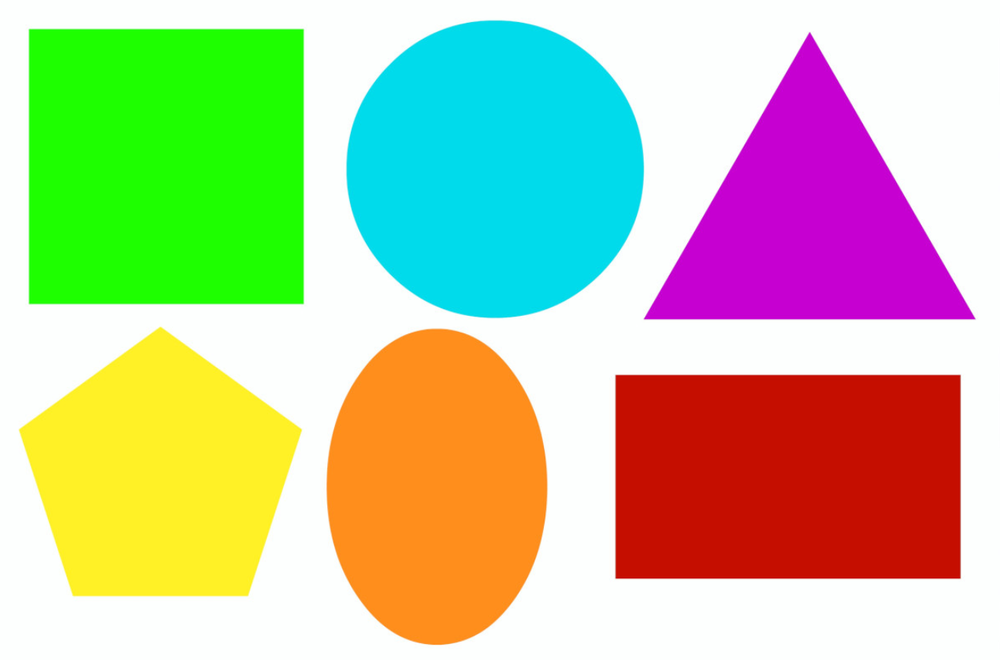
#> input picture shapes.png, 1000 x 660 px, shrunk from 1311 x 865 before the run
$ jupyter execute contour.ipynb
#> lines starting #> are read from the running program, lines starting #| are printed output that depends on the picture; after the words box and inside, x2 and y2 are one past the last pixel; in counts of white or black regions, pixels touching at a corner belong together
[cell 1]
import cv2
import matplotlib.pyplot as plt

[cell 2]
image = cv2.imread("./shapes.png")
#> image is the input picture: shape (660, 1000, 3); mean B, G, R 156.5, 196.5, 191.1

image_rgb = cv2.cvtColor(image, cv2.COLOR_BGR2RGB)
image_gray=  cv2.cvtColor(image,cv2.COLOR_BGR2GRAY)
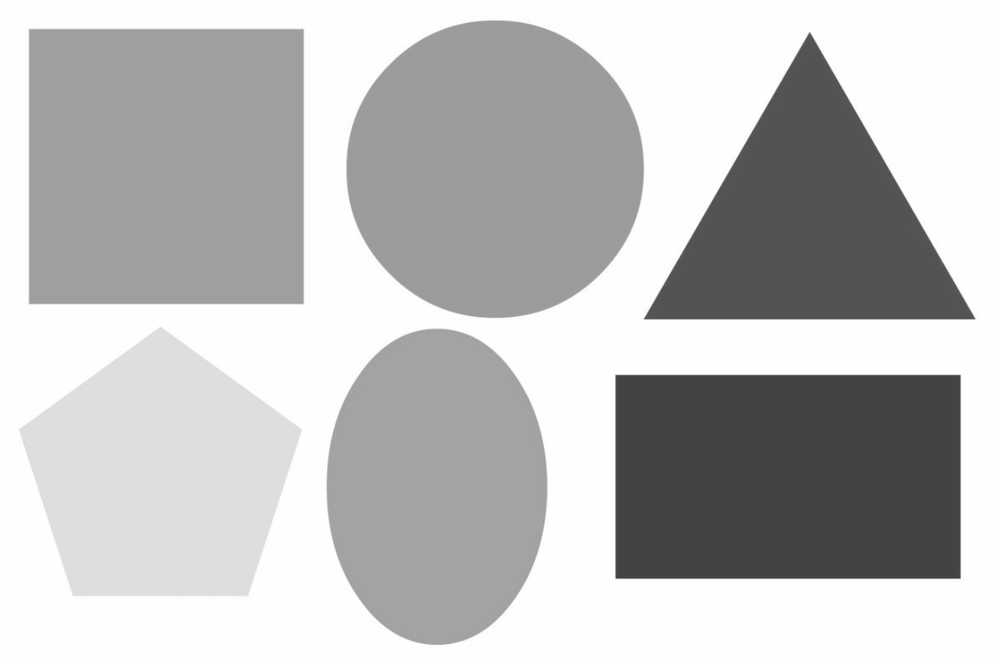
#> image_gray: shape (660, 1000); min 58, max 255, mean 190.2

[cell 3]
plt.imshow(image_rgb)

[cell 4]
gray = cv2.Canny(image_gray,100,150) #expect gray image
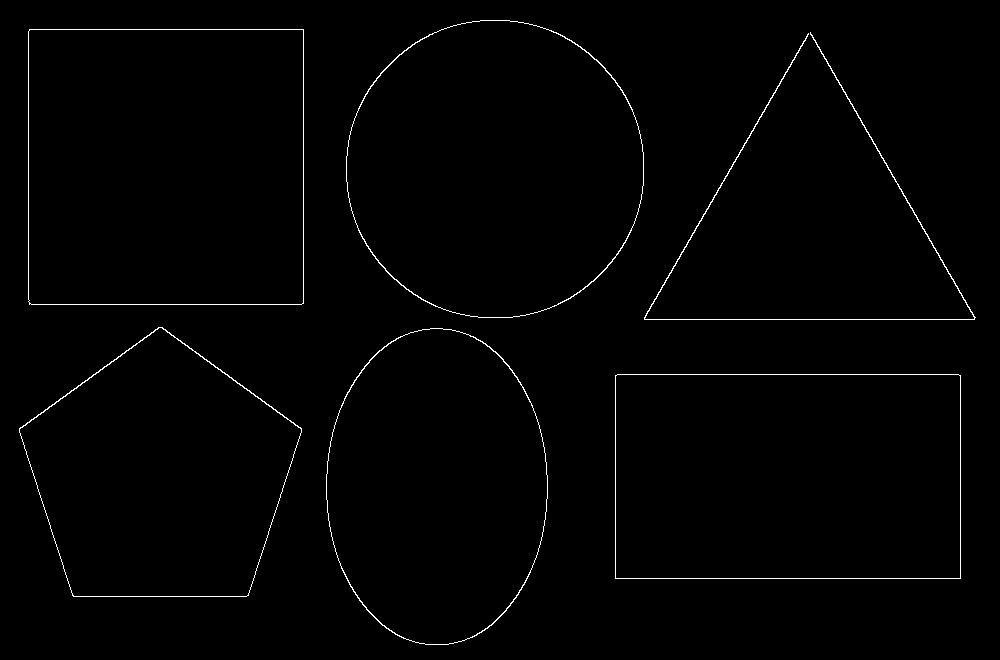
#> gray: shape (660, 1000); 0.98% white in thin lines or dots
plt.imshow(gray,cmap = 'grey')

[cell 5]
contours, hierarchy = cv2.findContours(gray,cv2.RETR_LIST,cv2.CHAIN_APPROX_SIMPLE)
#> contours = 11 contours; largest, box (x1, y1, x2, y2) and area: (28, 29, 304, 305) 75618, (28, 29, 304, 305) 75615, (615, 374, 961, 579) 70377, (615, 374, 961, 579) 70375, (346, 20, 644, 318) 69798
#mode - hierarchy relationship between contours
#meathod - contours points are stored

contour_image = image.copy()
cv2.drawContours(contour_image,contours,-1,(0,255,0),5)
#> contour_image: shape (660, 1000, 3); 6.12% of pixels changed, all inside (x1, y1, x2, y2) = (16, 17, 979, 648)

plt.figure(figsize= (10,5))
plt.subplot(1,3,1)
plt.imshow(cv2.cvtColor(image,cv2.COLOR_BGR2RGB))
plt.title("Original Image")

plt.subplot(1,3,2)
plt.imshow(gray,cmap= 'grey')
plt.title("maks")

plt.subplot(1,3,3)
plt.imshow(cv2.cvtColor(contour_image,cv2.COLOR_BGR2RGB))
plt.title("Contours image")

plt.show()

[cell 6]
#Using threshold meathod
retval,binary = cv2.threshold(image_gray,240,255,cv2.THRESH_BINARY) #expect gray image
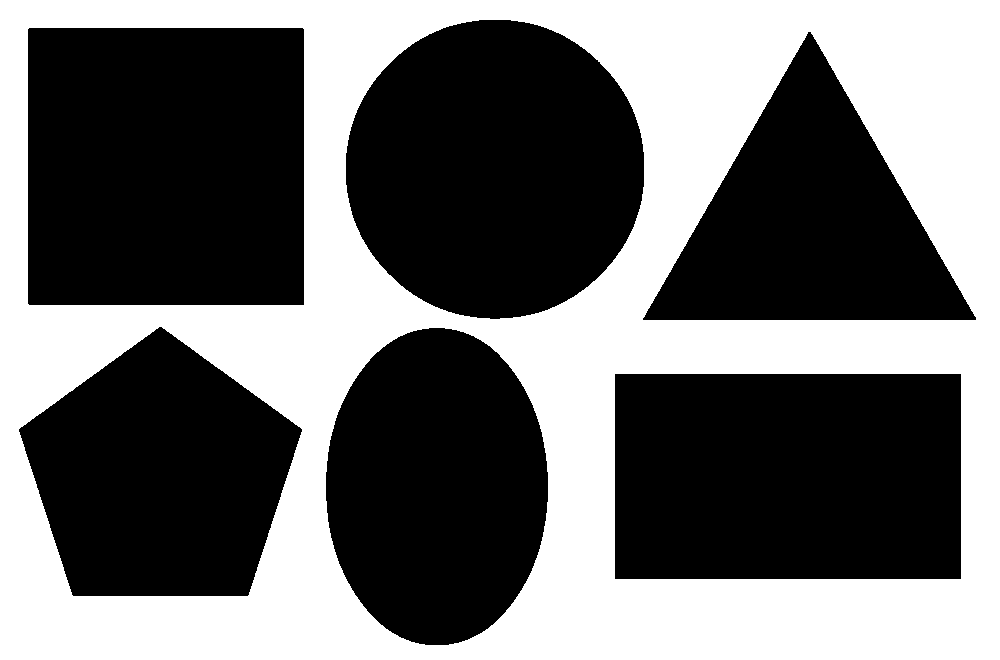
#> binary: shape (660, 1000); 43.3% white; 1 white region

contours, hierarchy = cv2.findContours(binary,cv2.RETR_LIST,cv2.CHAIN_APPROX_SIMPLE)
#> contours = 7 contours; box (x1, y1, x2, y2) and area: (0, 0, 1000, 660) 658341, (27, 27, 305, 306) 77000, (614, 373, 962, 580) 71480, (345, 19, 645, 320) 70665, (325, 327, 549, 646) 55840, (18, 326, 303, 597) 53223, (642, 31, 977, 321) 48892
#mode - hierarchy relationship between contours
#meathod - contours points are stored

contour_image = image.copy()
cv2.drawContours(contour_image,contours,-1,(0,255,0),5)
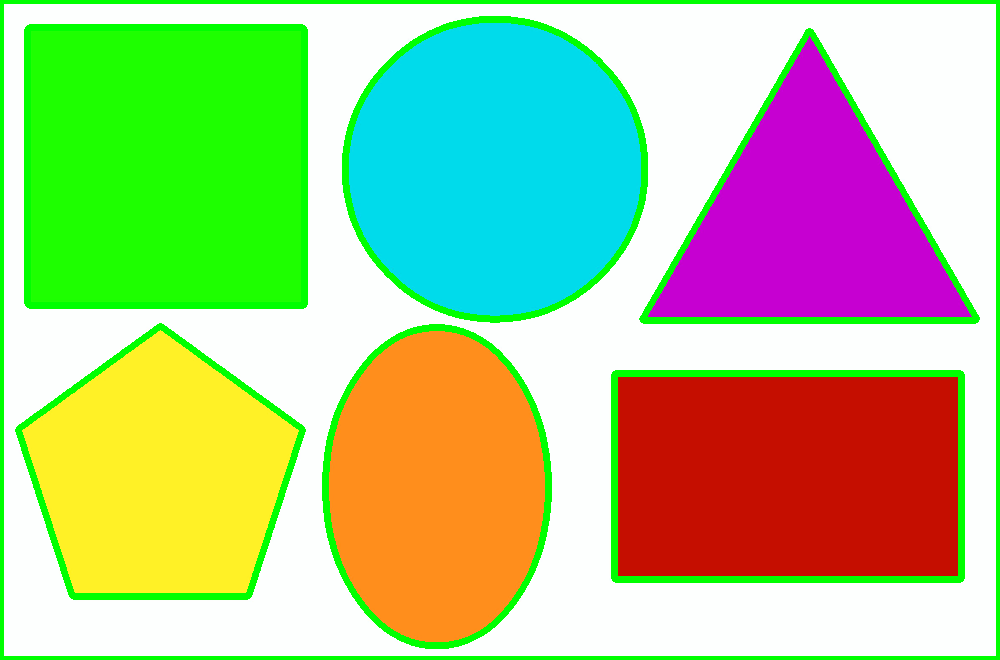
#> contour_image: shape (660, 1000, 3); 8.02% of pixels changed, all inside (x1, y1, x2, y2) = (0, 0, 1000, 660)

plt.figure(figsize= (10,5))
plt.subplot(1,3,1)
plt.imshow(cv2.cvtColor(image,cv2.COLOR_BGR2RGB))
plt.title("Original Image")

plt.subplot(1,3,2)
plt.imshow(binary,cmap= 'grey')
plt.title("maks")

plt.subplot(1,3,3)
plt.imshow(cv2.cvtColor(contour_image,cv2.COLOR_BGR2RGB))
plt.title("Contours image")

plt.show()

[cell 7]
#Using inrange meathod
import numpy as np
lower_bound = np.array([0,0,0], dtype = np.uint8)
upper_bound = np.array([160,185,255], dtype = np.uint8)

image_rgb = cv2.cvtColor(image,cv2.COLOR_BGR2RGB)
image_hsv = cv2.cvtColor(image,cv2.COLOR_BGR2HSV)
#> image_hsv: shape (660, 1000, 3); mean H, S, V 63, 138.6, 243.3
mask = cv2.inRange(image_hsv,lower_bound,upper_bound)
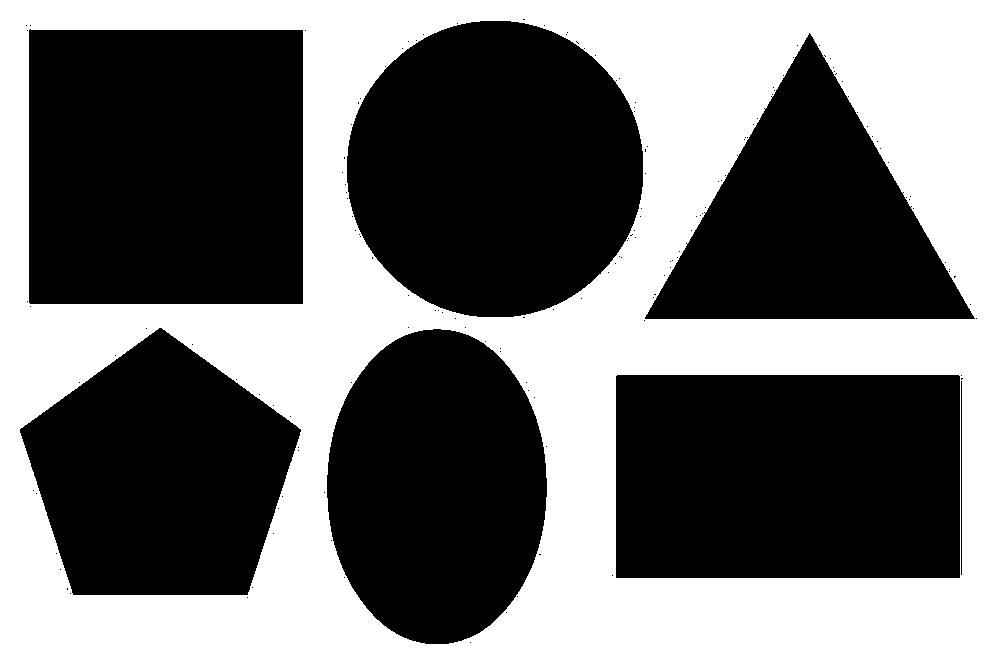
#> mask: shape (660, 1000); 44.2% white; 1 white region

plt.imshow(mask,cmap='grey')
contours, hierarchy = cv2.findContours(mask,cv2.RETR_LIST,cv2.CHAIN_APPROX_SIMPLE)
#> contours = 172 contours, 164 with area under 20; largest, box (x1, y1, x2, y2) and area: (0, 0, 1000, 660) 658341, (28, 28, 304, 305) 75622, (615, 374, 961, 579) 70375, (346, 20, 644, 318) 69686, (326, 328, 548, 645) 54864, (19, 327, 302, 596) 52484, (644, 32, 976, 320) 47772, (960, 380, 963, 576) 388
#mode - hierarchy relationship between contours
#meathod - contours points are stored

contour_image = image.copy()
cv2.drawContours(contour_image,contours,-1,(0,255,0),5) # -1 for filling at last

plt.figure(figsize= (10,5))
plt.subplot(1,3,1)
plt.imshow(cv2.cvtColor(image,cv2.COLOR_BGR2RGB))
plt.title("Original Image")

plt.subplot(1,3,2)
plt.imshow(binary,cmap= 'grey')
plt.title("maks")

plt.subplot(1,3,3)
plt.imshow(cv2.cvtColor(contour_image,cv2.COLOR_BGR2RGB))
plt.title("Contours image")

plt.show()

[cell 8]
#Using inrange meathod
import numpy as np
lower_bound = np.array([240], dtype = np.uint8)
upper_bound = np.array([255], dtype = np.uint8)

image_rgb = cv2.cvtColor(image,cv2.COLOR_BGR2RGB)
image_hsv = cv2.cvtColor(image,cv2.COLOR_BGR2HSV)
image_gray = cv2.cvtColor(image,cv2.COLOR_BGR2GRAY)
mask = cv2.inRange(image_gray,lower_bound,upper_bound)
#> mask: shape (660, 1000); 43.3% white; 1 white region

plt.imshow(mask,cmap='grey')
contours, hierarchy = cv2.findContours(mask,cv2.RETR_LIST,cv2.CHAIN_APPROX_SIMPLE)
#> contours = 7 contours; box (x1, y1, x2, y2) and area: (0, 0, 1000, 660) 658341, (27, 27, 305, 306) 77000, (614, 373, 962, 580) 71480, (345, 19, 645, 320) 70628, (325, 327, 549, 646) 55820, (18, 326, 303, 597) 53191, (642, 31, 977, 321) 48881
#mode - hierarchy relationship between contours
#meathod - contours points are stored

contour_image = image.copy()
cv2.drawContours(contour_image,contours,-1,(0,255,0),5) # -1 for filling at last

plt.figure(figsize= (10,5))
plt.subplot(1,3,1)
plt.imshow(image_gray, cmap = 'grey')
plt.title("Original Image")

plt.subplot(1,3,2)
plt.imshow(mask,cmap= 'grey')
plt.title("maks")

plt.subplot(1,3,3)
plt.imshow(cv2.cvtColor(contour_image,cv2.COLOR_BGR2RGB))
plt.title("Contours image")

plt.show()
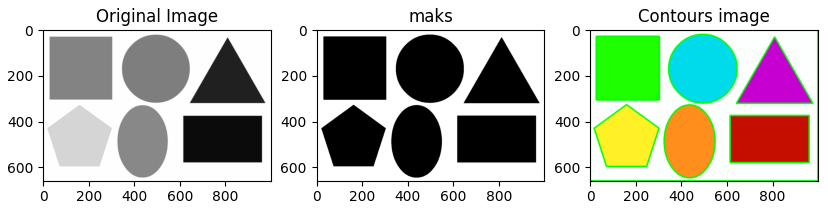
#> figure drawn by matplotlib, 3 panels

[cell 9]
#Using inrange meathod
import numpy as np
lower_bound = np.array([240], dtype = np.uint8)
upper_bound = np.array([255], dtype = np.uint8)

image_rgb = cv2.cvtColor(image,cv2.COLOR_BGR2RGB)
image_hsv = cv2.cvtColor(image,cv2.COLOR_BGR2HSV)
image_gray = cv2.cvtColor(image,cv2.COLOR_BGR2GRAY)
mask = cv2.inRange(image_gray,lower_bound,upper_bound)

plt.imshow(mask,cmap='grey')
contours, hierarchy = cv2.findContours(mask,cv2.RETR_LIST,cv2.CHAIN_APPROX_SIMPLE)

sorted_contours = sorted(contours, key = cv2.contourArea,reverse=True)
#> sorted_contours has the same summary as contours
contours = sorted_contours[1:6]
#> contours = 5 contours; box (x1, y1, x2, y2) and area: (27, 27, 305, 306) 77000, (614, 373, 962, 580) 71480, (345, 19, 645, 320) 70628, (325, 327, 549, 646) 55820, (18, 326, 303, 597) 53191
#remove the image boundary

[cell 10]
contour_image = image.copy()
for contour in contours:
    x,y,w,h = cv2.boundingRect(contour)
    cv2.rectangle(contour_image,(x,y),(x+w,y+h),(0,0,255),4)
#> this loop made 5 passes
#> (x, y, w, h) on passes 1 to 5: (27, 27, 278, 279), (614, 373, 348, 207), (345, 19, 300, 301), (325, 327, 224, 319), (18, 326, 285, 271)
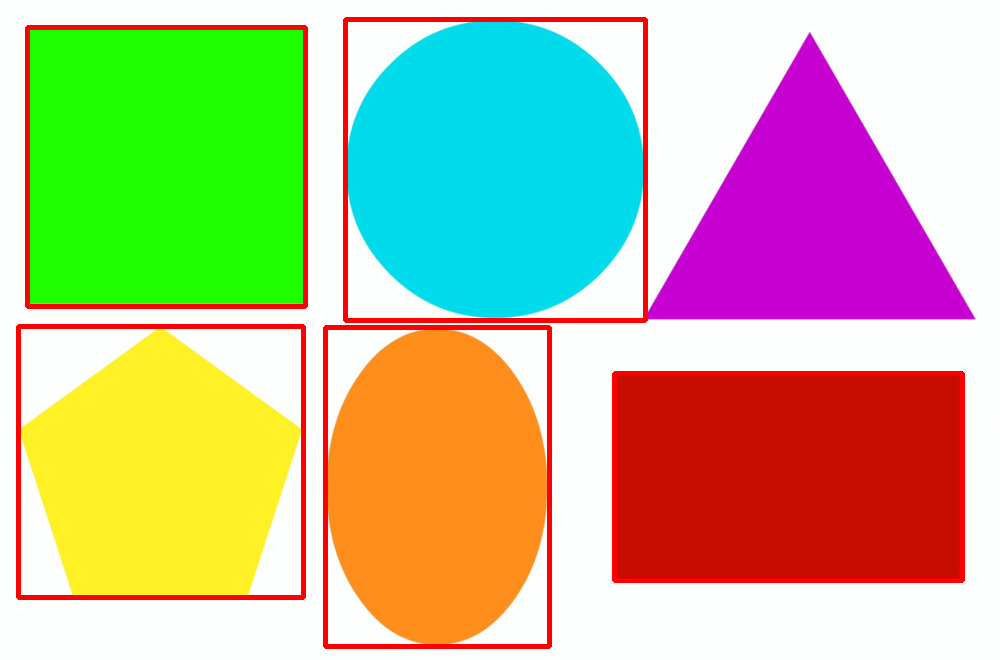
#> contour_image: shape (660, 1000, 3); 4.25% of pixels changed, all inside (x1, y1, x2, y2) = (16, 17, 965, 649)


# cv2.drawContours(contour_image,contours,-1,(0,255,0),5) # -1 for filling at last

plt.figure(figsize= (10,5))
plt.subplot(1,3,1)
plt.imshow(image_gray, cmap = 'grey')
plt.title("Original Image")

plt.subplot(1,3,2)
plt.imshow(mask,cmap= 'grey')
plt.title("maks")

plt.subplot(1,3,3)
plt.imshow(cv2.cvtColor(contour_image,cv2.COLOR_BGR2RGB))
plt.title("Contours image")

plt.show()
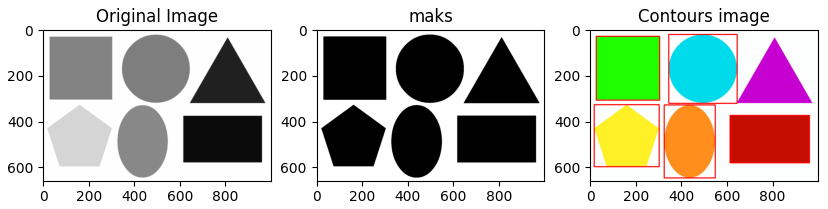
#> figure drawn by matplotlib, 3 panels
